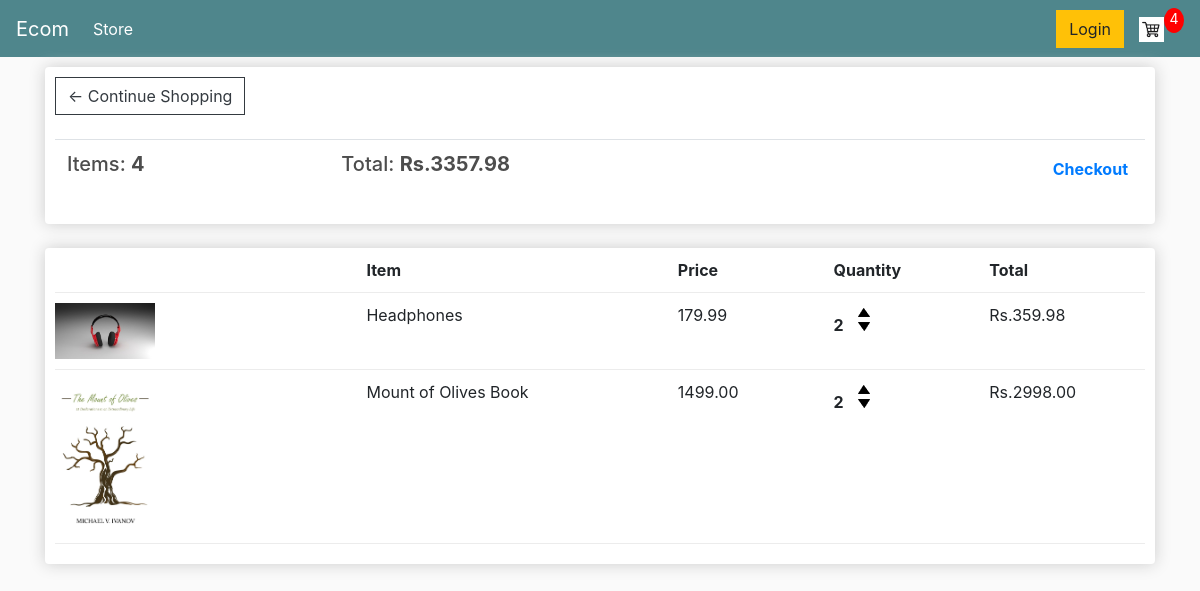
The app's page /cart/ (signed in) with its own data.
### store/models.py (models this page shows, shortened)
class Order(models.Model):
    customer = models.ForeignKey(Customer, on_delete=models.SET_NULL, blank=True, null=True)
    date_ordered = models.DateTimeField(auto_now_add=True)
    complete = models.BooleanField(default=False, null=True, blank=False)
    transaction_id = models.CharField(max_length=200, null=True)
    @property
    def get_cart_total(self):
        orderitems = self.orderitem_set.all()
        total = sum([item.get_total for item in orderitems])
        return total
    @property
    def get_cart_items(self):
        orderitems = self.orderitem_set.all()
        total = sum([item.quantity for item in orderitems])
        return total

class OrderItem(models.Model):
    product = models.ForeignKey(Product, on_delete=models.SET_NULL, blank=True, null=True)
    order = models.ForeignKey(Order, on_delete=models.SET_NULL, null=True)
    quantity = models.IntegerField(default=0, null=True, blank=True)
    date_added = models.DateTimeField(auto_now_add=True)
    @property
    def get_total(self):
        total = self.product.price * self.quantity
        return total

class Product(models.Model):
    name = models.CharField(max_length=200, null=True)
    price = models.DecimalField(max_digits=7, decimal_places=2)
    digital = models.BooleanField(default=False, null=True, blank=False)
    image = models.ImageField(null=True, blank=True)
    @property
    def imageURL(self):
        try:
            url = self.image.url
        except:
            url = ''
        return url

### store/views.py (the view)
# urls.py: path('cart/', views.cart, name="cart"),
def cart(request):
    data = cartData(request)
    cartItems = data['cartItems']
    order = data['order']
    items = data['items']
    context = {'items': items, 'order': order, 'cartItems': cartItems, 'shipping':False}
    return render(request, 'store/cart.html', context)

### store/utils.py (called while the page is built)
def cartData(request):
    if request.user.is_authenticated:
        customer = request.user.customer
        order, created = Order.objects.get_or_create(customer=customer, complete=False)
        items = order.orderitem_set.all()
        cartItems = order.get_cart_items
    else:
        cookieData = cookieCart(request)
        cartItems = cookieData['cartItems']
        order = cookieData['order']
        items = cookieData['items']
    return {'cartItems': cartItems, 'order': order, 'items': items}

### store/templates/store/cart.html
{% extends 'store/main.html' %}
{% load static %}
{% block content %}
    <div class="row">
        <div class="col-lg-12">
            <div class="box-element">
                <a class="btn btn-outline-dark" href="{% url 'store' %}">&#x2190; Continue Shopping</a>
                <br>
                <br>
                <table class="table">
                    <tr>
                        <th>
                            <h5>Items: <strong>{{ order.get_cart_items }}</strong></h5>
                        </th>
                        <th>
                            <h5>Total: <strong>Rs.{{ order.get_cart_total|floatformat:2 }}</strong></h5>
                        </th>
                        <th>
                            <a style="float: right; margin: 5px;" href="{% url 'checkout' %}">Checkout</a>
                        </th>
                    </tr>
                </table>
            </div>
            <br>
            <div class="box-element">
                <div class="cart-row">
                    <div style="flex: 2;"></div>
                    <div style="flex: 2;"><strong>Item</strong></div>
                    <div style="flex: 1;"><strong>Price</strong></div>
                    <div style="flex: 1;"><strong>Quantity</strong></div>
                    <div style="flex: 1;"><strong>Total</strong></div>
                </div>
                {% for item in items %}
                 <div class="cart-row">
                    <div style="flex: 2;"><img class="row-image" src="{{ item.product.imageURL }}" alt="..."></div>
                    <div style="flex: 2;">{{ item.product.name }}</div>
                    <div style="flex: 1;">{{ item.product.price|floatformat:2 }}</div>
                    <div style="flex: 1;">
                        <p class="quantity">{{ item.quantity }}</p>
						<div class="quantity">
							<img data-product="{{ item.product.id }}" data-action="add" class="chg-quantity update-cart" src="{% static  'images/arrowup.png' %}">
							<img data-product="{{ item.product.id }}" data-action="remove" class="chg-quantity update-cart" src="{% static  'images/arrowdown.png' %}">
						</div>
                    </div>
                    <div style="flex: 1;">Rs.{{ item.get_total }}</div>
                </div>
                {% endfor %}
            </div>
        </div>
    </div>
{% endblock content %}

### static/css/main.css (style rules this page uses)
body { background-color: hsl(0, 0%, 98%); }
h1,h2,h3,h4,h5,h6 { color:hsl(0, 0%, 30%); }
.box-element { box-shadow:hsl(0, 0%, 80%) 0 0 16px; background-color: #fff; border-radius: 4px; padding: 10px; }
.col-lg-4, .col-lg-6, .col-lg-8, .col-lg-12 { margin-top: 10px; }
.btn { border-radius: 0; }
.row-image { width: 100px; }
.cart-row { display: flex; align-items: flex-stretch; padding-bottom: 10px; margin-bottom: 10px; border-bottom: 1px solid #ececec; }
.quantity { display: inline-block; font-weight: 700; padding-right:10px; }
.chg-quantity { width: 12px; cursor: pointer; display: block; margin-top: 5px; transition:.1s; }

### records on screen
Order: get_cart_items "4", get_cart_total "3357.98"
OrderItem: product.imageURL (picture), product.name "Headphones", product.price "179.99", quantity "2", get_total "359.98"
OrderItem: product.imageURL (picture), product.name "Mount of Olives Book", product.price "1499.00", quantity "2", get_total "2998.00"

### other values on screen
{{ cartItems }} "4"
